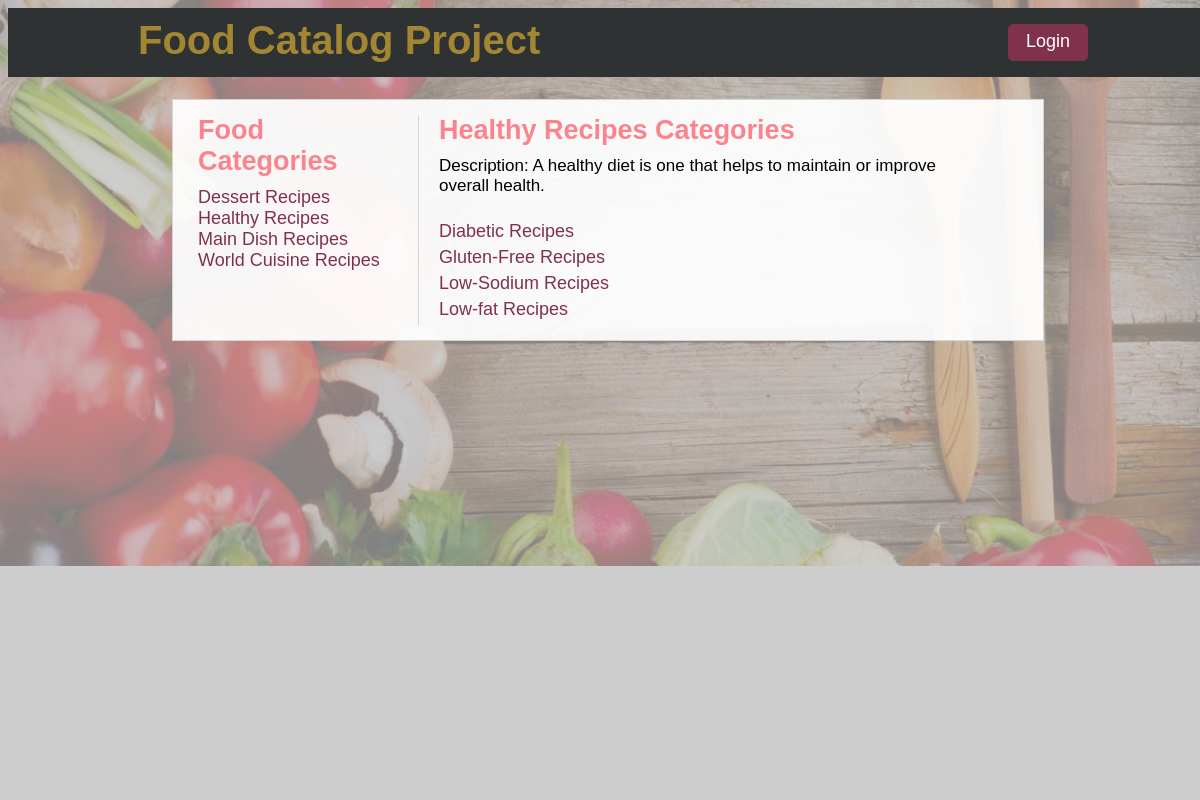
The page /categories/1/ on the database its author committed.
### database_setup_withusers.py (models this page shows, shortened)
class MainCategory(Base):
    __tablename__ = 'main_category'
    id = Column(Integer, primary_key=True)
    name = Column(String(250), nullable=False)
    description = Column(String(250))
    user_id = Column(Integer, ForeignKey('user.id'))
    user = relationship(User)

class SubCategory(Base):
    __tablename__ = 'sub_category'
    id = Column(Integer, primary_key=True)
    name = Column(String(80), nullable=False)
    description = Column(String(250))
    mainCategory_id = Column(Integer, ForeignKey('main_category.id'))
    category = relationship(MainCategory)
    user_id = Column(Integer, ForeignKey('user.id'))
    user = relationship(User)

### catalogProject.py (the view)
@app.route('/categories/<int:mainCategory_id>/')
def mainCategory(mainCategory_id):
    mainCategories = session.query(MainCategory).order_by(asc(MainCategory.name))
    mainCategory = session.query(MainCategory).filter_by(id=mainCategory_id).one()
    creator = getUserInfo(mainCategory.user_id)
    subCategories = session.query(SubCategory).filter_by(mainCategory_id=mainCategory_id).order_by(asc(SubCategory.name))
    if 'username' not in login_session:
        return render_template('public_mainCategory.html', mainCategories=mainCategories, mainCategory=mainCategory, mainCategory_id=mainCategory_id, subCategories=subCategories, creator=creator)
    else:
        return render_template('private_mainCategory.html', mainCategories=mainCategories, mainCategory=mainCategory, mainCategory_id=mainCategory_id, subCategories=subCategories, creator=creator)

### catalogProject.py (called while the page is built)
def getUserInfo(user_id):
    user = session.query(User).filter_by(id=user_id).one()
    return user

### templates/public_mainCategory.html
{% extends "main.html" %}
{% block content %}
    {% include "main-categories.html" %}
        <main class="sub-categories main-section">
            <h1 class="sub-header">{{mainCategory.name}} Recipes Categories</h1>
            <p class="descrip-p">Description: {{mainCategory.description}}</p>
            {% for i in subCategories %}
                <p>
                    <a href = '{{url_for('subCategory', mainCategory_id = mainCategory_id, subCategory_id = i.id)}}'>       {{i.name}} Recipes
                    </a>
                </p>
            {% endfor %}
        </main>
{% endblock %}

### templates/main-categories.html
<aside class="main-categories">
    <h1 class="sub-header">Food Categories</h1>
    {% for mc in mainCategories %}
        <div class='category-name'>
            <a href='{{url_for('mainCategory', mainCategory_id = mc.id)}}'>{{mc.name}} Recipes</a>
        </div>
    {% endfor %}
</aside>

### static/styles.css (style rules this page uses)
body { font-family: 'PT Sans Regular', sans-serif; width: 100%; background-image: url(/static/img/temp2.jpg); background-position: center; background-size: cover; background-repeat: no-repeat; }
h1 { margin-top: 0; }
p { margin: 5px 0; font-size: 17px; }
a { text-decoration: none !important; color: #80314c; font-size: 18px; }
.main-categories { width: 25%; float: left; padding: 0 10px; }
.main-section { width: 65%; float: left; padding: 0 0 0 20px; border-left: 1px solid #d5d5d5; }
.sub-header { color: #fc838e; margin-bottom: 10px; font-size: 27px; font-weight: bolder; }
.descrip-p { margin-bottom: 25px; }

### rows shown on the page
MainCategory: name "Dessert"
MainCategory: name "Healthy", description "A healthy diet is one that helps to maintain or improve overall health."
MainCategory: name "Main Dish"
MainCategory: name "World Cuisine"
SubCategory: name "Diabetic"
SubCategory: name "Gluten-Free"
SubCategory: name "Low-Sodium"
SubCategory: name "Low-fat"
